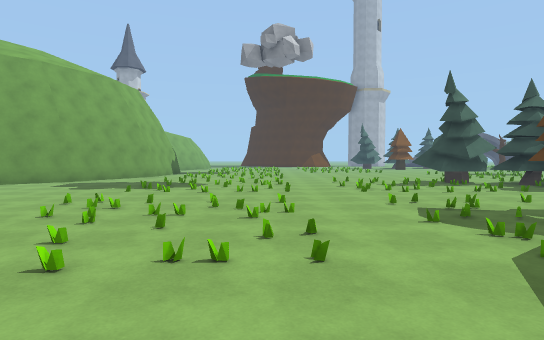
[1] (above)

24 first-person views from a walk through a 3-D level made in the Unity game engine. The camera is 1.5 m above the floor, tilts 2° down and sees 80° across. The floor is counted in squares, 1.8 m on a side. Each view is taken from the middle of a square. On the plan, view 1 faces up. The plan holds only what a view shows up to about 11 squares ahead; the rest is blank. The place goes on beyond the plan. The player character is not drawn. Surface patterns are stand-ins for the level's own textures.

[2]
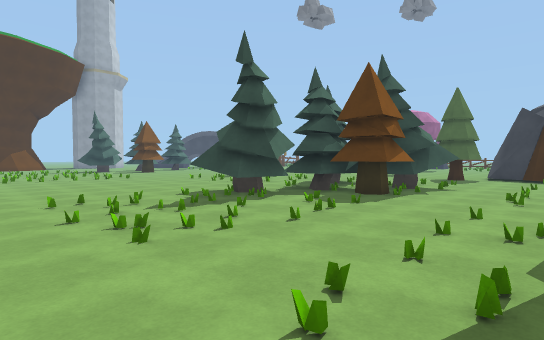

[3]
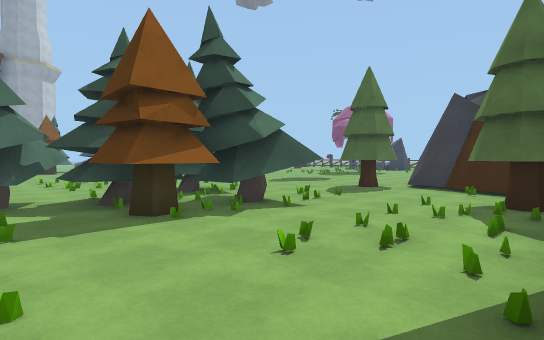

[4]
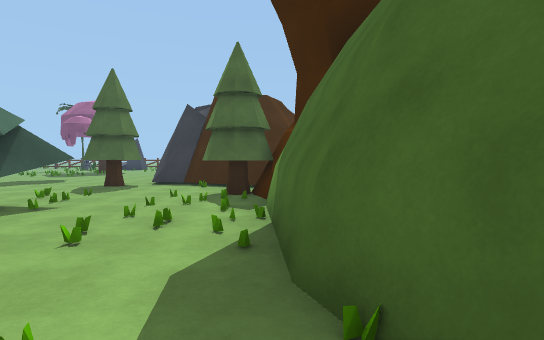

[5]
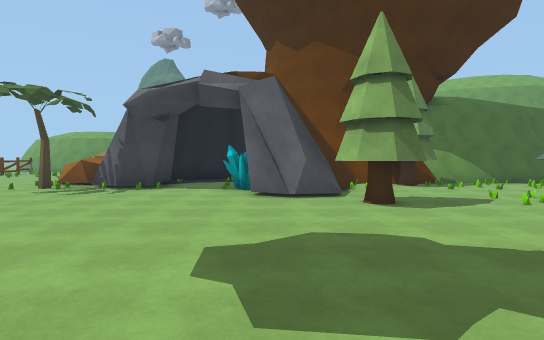

[6]
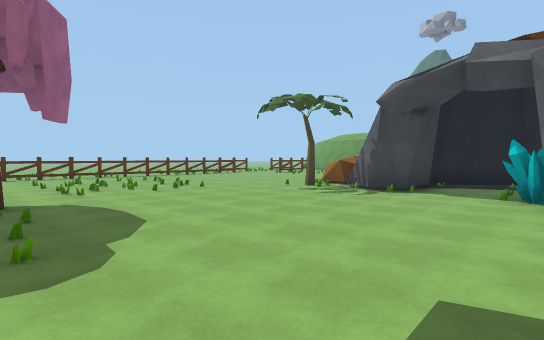

[7]
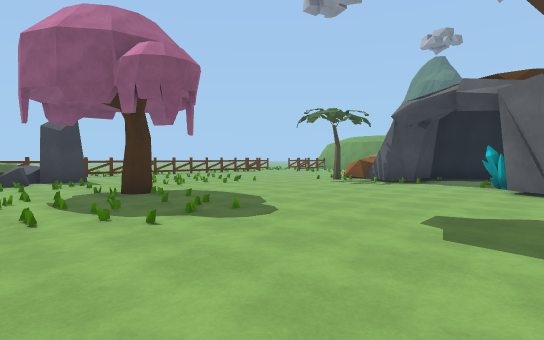

[8]
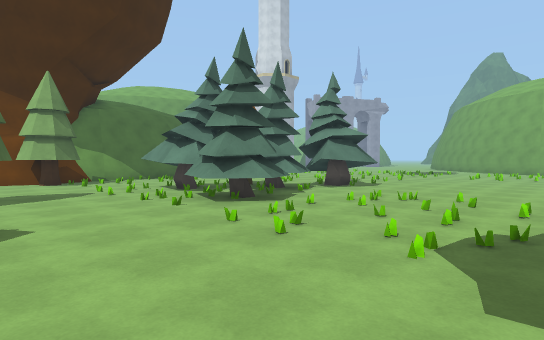

[9]
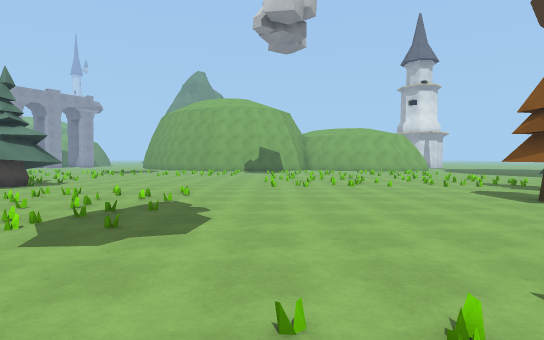

[10]
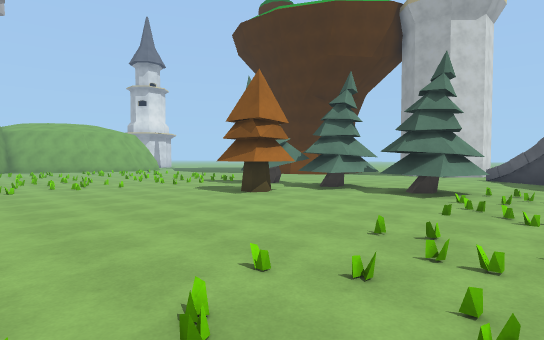

[11]
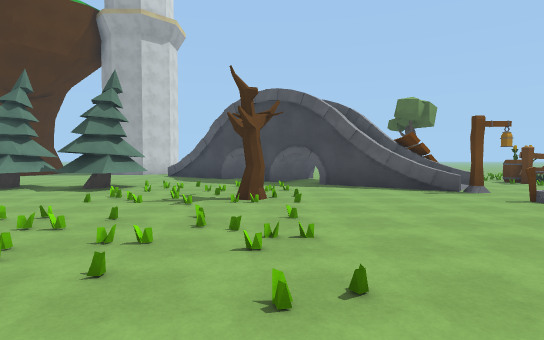

[12]
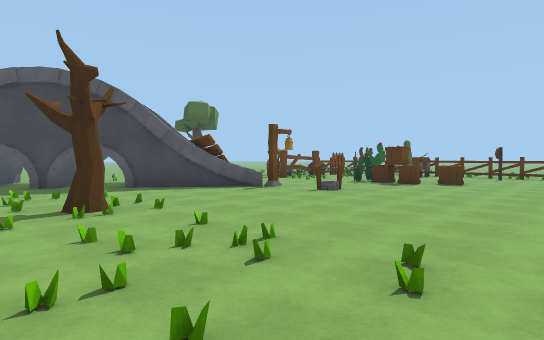

[13]
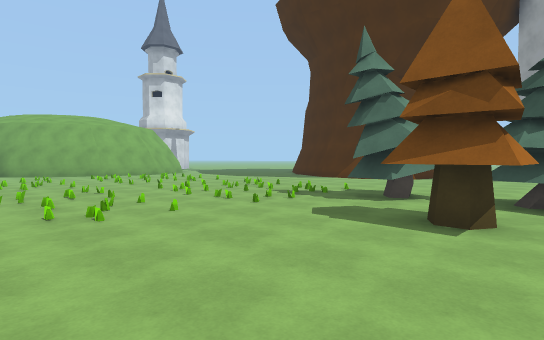

[14]
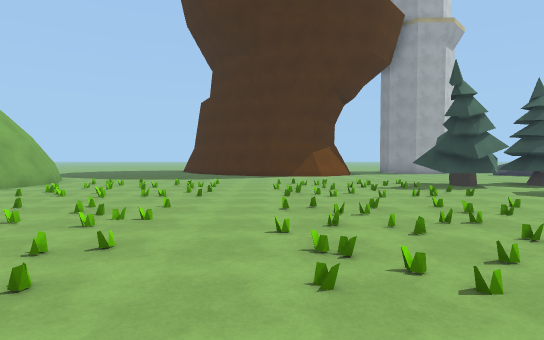

[15]
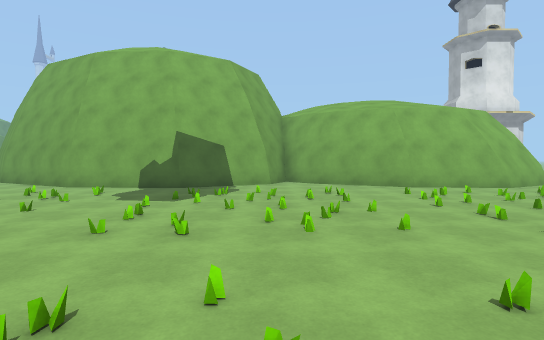

[16]
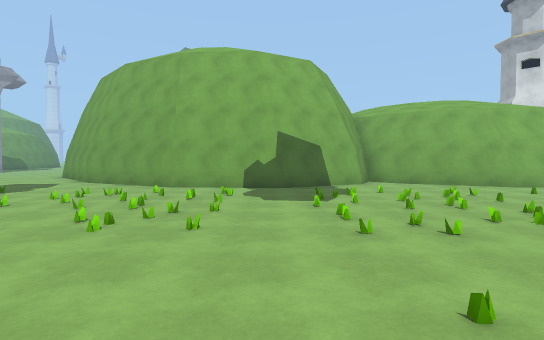

[17]
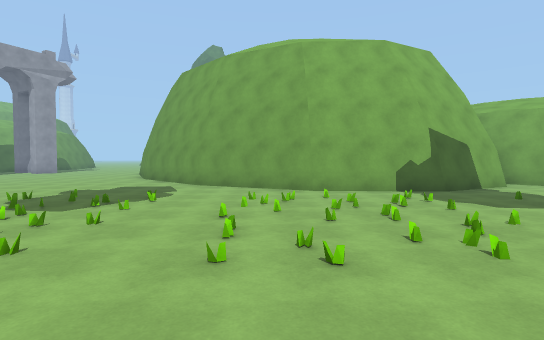

[18]
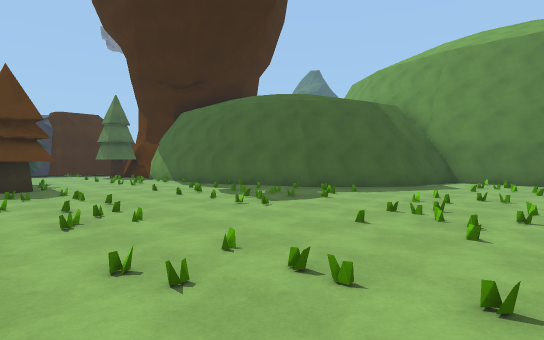

[19]
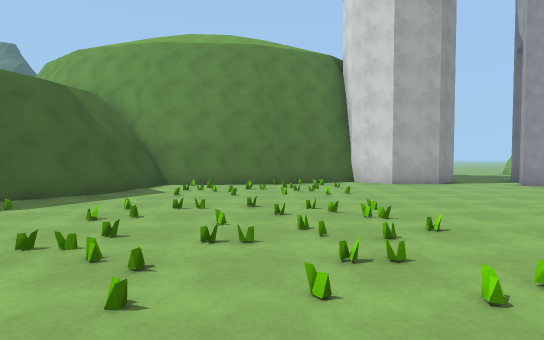

[20]
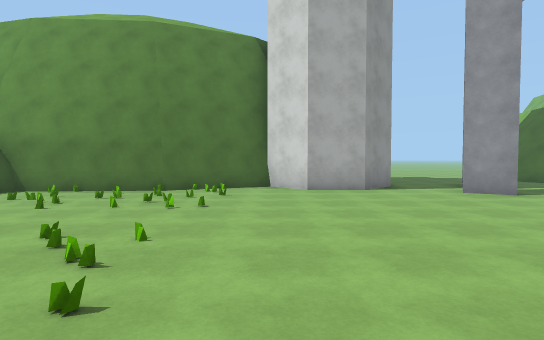

[21]
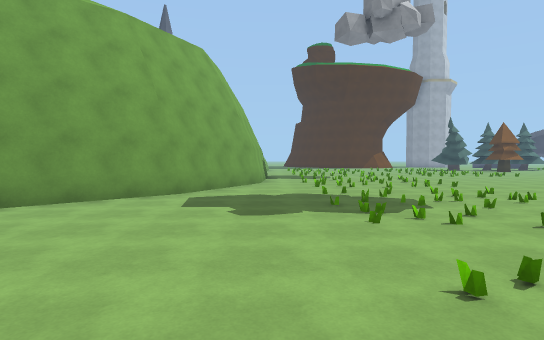

[22]
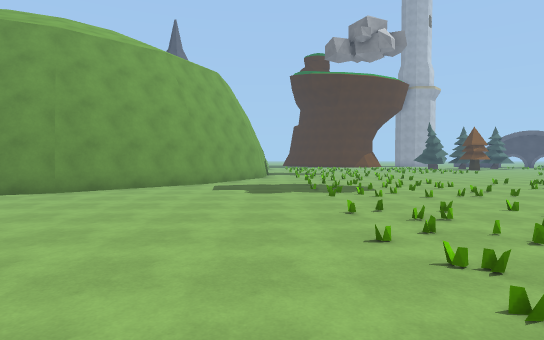

[23]
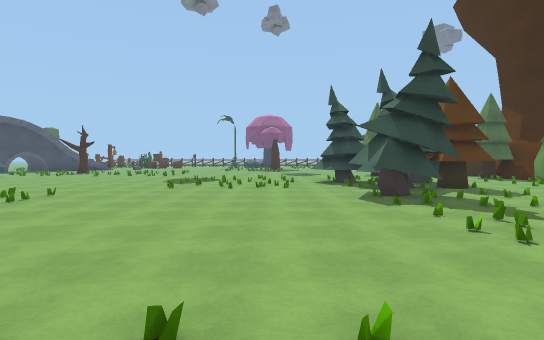

[24]
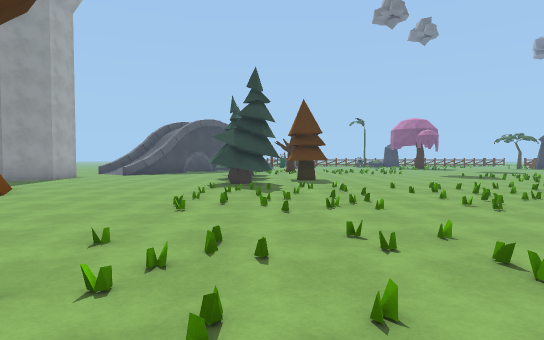

### Floor plan
Key: @ floor where view 1 was taken; # wall or solid block; . main floor; : floor 0.25 m higher than the main floor; / step, stairs or slope; = window, fence, low wall or low ledge; T pine tree; R tree; C crystal; P palm tree; K rock; S streetlight; W well; A crate; O other object.
Columns run from 9 left of view 1 to 27 right of it. Each row starts with its distance up from view 1.
 30   #       ............... .##=
 29   ##     ...................##  ##.O
 28    #.............T.TT.TT../..#/  =..
 27    #............TTTTT.TT/./....#/..
 26    #.............T.TT..T//./....S..
 25    #..............TT..../..R........
 24   ##..............TT............WW..A
 23  ##.................................A
 22  #..../.:.../.:.....................A
 21  ##...//./..//./.....................
 20   ##...../...../.....................
 19    #...........................
 18    #/....................  .
 17    #./////................ ....
 16    #...../..............  ...........
 15    #.................................
 14   ##.............................R...
 13   #..................................
 12  ##............TT..TT................
 11 ##.............TTTTTT................
 10 #..............T.TTT.................
  9 .................TTTT..RR............
  8 .................TTTT...R##.........
  7 .........................##C........
  6 ...../////./////........## C./#.P#.
  5 ......././..././.....#R.## //####K.
  4  ..../........../######### //# KK
  3  .....//....#.####          #
  2 .............##
  1 ............##
  0 .........@.##
 -1 ...........#
 -2 ...........#
 -3 .###..######

Positions as (right, up) in squares from view 1, and headings:
1: (0, 0), facing up
2: (1, 5), facing up-right
3: (6, 4), facing up-right
4: (5, 4), facing right
5: (17, 15), facing down
6: (17, 14), facing down-right
7: (16, 17), facing down-right
8: (15, 17), facing down-left
9: (16, 19), facing left
10: (16, 19), facing up-left
11: (18, 18), facing up
12: (16, 19), facing up-right
13: (11, 20), facing up-left
14: (2, 17), facing up
15: (4, 21), facing left
16: (4, 18), facing left
17: (3, 14), facing left
18: (-2, 10), facing down-right
19: (-2, 8), facing down
20: (-5, 6), facing down
21: (-5, 4), facing up
22: (-5, 1), facing up
23: (-1, 14), facing right
24: (-3, 26), facing right
